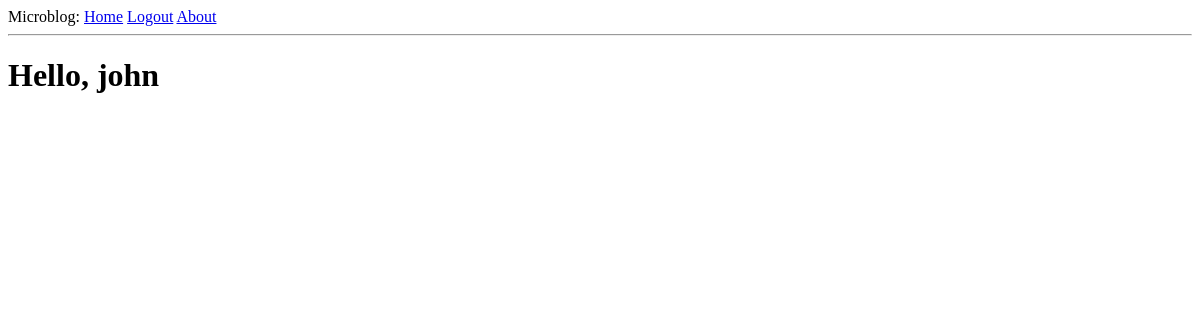
Before: /index (signed in) with the older database file.
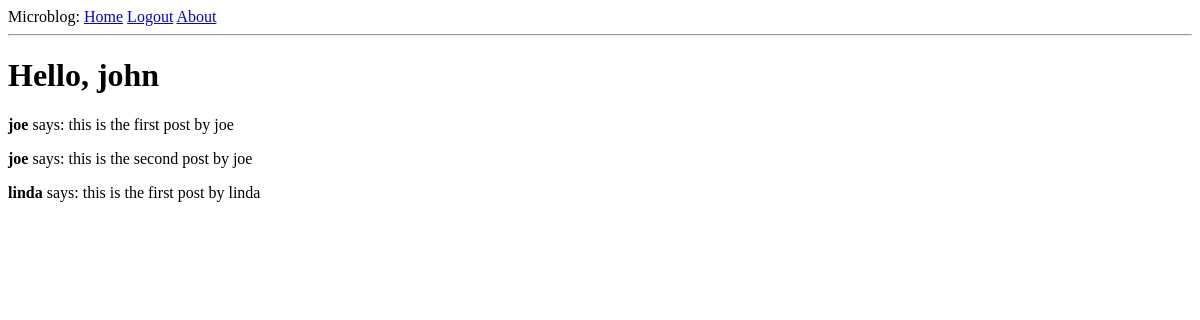
After: the same page with the newer database file.
### app/models.py (models this page shows, shortened)
class User(UserMixin, db.Model):
    id: so.Mapped[int] = so.mapped_column(primary_key=True)
    username: so.Mapped[str] = so.mapped_column(sa.String(64), index=True)
    email: so.Mapped[str] = so.mapped_column(
        sa.String(120), index=True, unique=True)
    password_hash: so.Mapped[Optional[str]] = so.mapped_column(sa.String(256))
    posts: so.WriteOnlyMapped['Post'] = so.relationship(
        back_populates='author')

class Post(db.Model):
    id: so.Mapped[int] = so.mapped_column(primary_key=True)
    body: so.Mapped[str] = so.mapped_column(sa.String(140))
    timestamp: so.Mapped[datetime] = so.mapped_column(
        default=lambda: datetime.now(timezone.utc), index=True)
    user_id: so.Mapped[int] = so.mapped_column(
        sa.ForeignKey(User.id), index=True)
    author: so.Mapped[User] = so.relationship(back_populates='posts')

### app/routes.py (the view)
@app.route('/')
@app.route('/index')
@login_required
def index():
    posts = db.session.scalars(sa.select(Post)).all()
    return render_template('index.html', posts=posts)

### app/models.py (called while the page is built)
@login.user_loader
def load_user(user_id):
    return db.session.get(User, user_id)

### app/templates/index.html
{% extends "base.html" %}
{% block content %}
    {% if current_user.is_anonymous %}
        <h1>Hello, guest!</h1>
    {% else %}
        <h1>Hello, {{ current_user.username }}</h1>
    {% endif %}
    {% for post in posts %}
        <div>
            <p>
                <b>{{ post.author.username }}</b> says:
                {{ post.body }}
            </p>
        </div>
    {% endfor %}
{% endblock content %}

### app/templates/base.html (shortened to what this page needs)
<!DOCTYPE html>
<html lang="en">
    <head>
    </head>
    <body>
        <div>
            Microblog: <a href="{{ url_for('index') }}">Home</a>
            {% if current_user.is_anonymous %}
                <a href="{{ url_for('login') }}">Login</a>
            {% else %}
                <a href="{{ url_for('logout') }}">Logout</a>
            {% endif %}
            <a href="{{ url_for('about') }}">About</a>
        </div>
        <hr>
        {% block content %}
        {% endblock content %}
    </body>
</html>

Changed rows visible on the page:
added Post: author.username "joe", body "this is the first post by joe"
added Post: author.username "joe", body "this is the second post by joe"
added Post: author.username "linda", body "this is the first post by linda"
